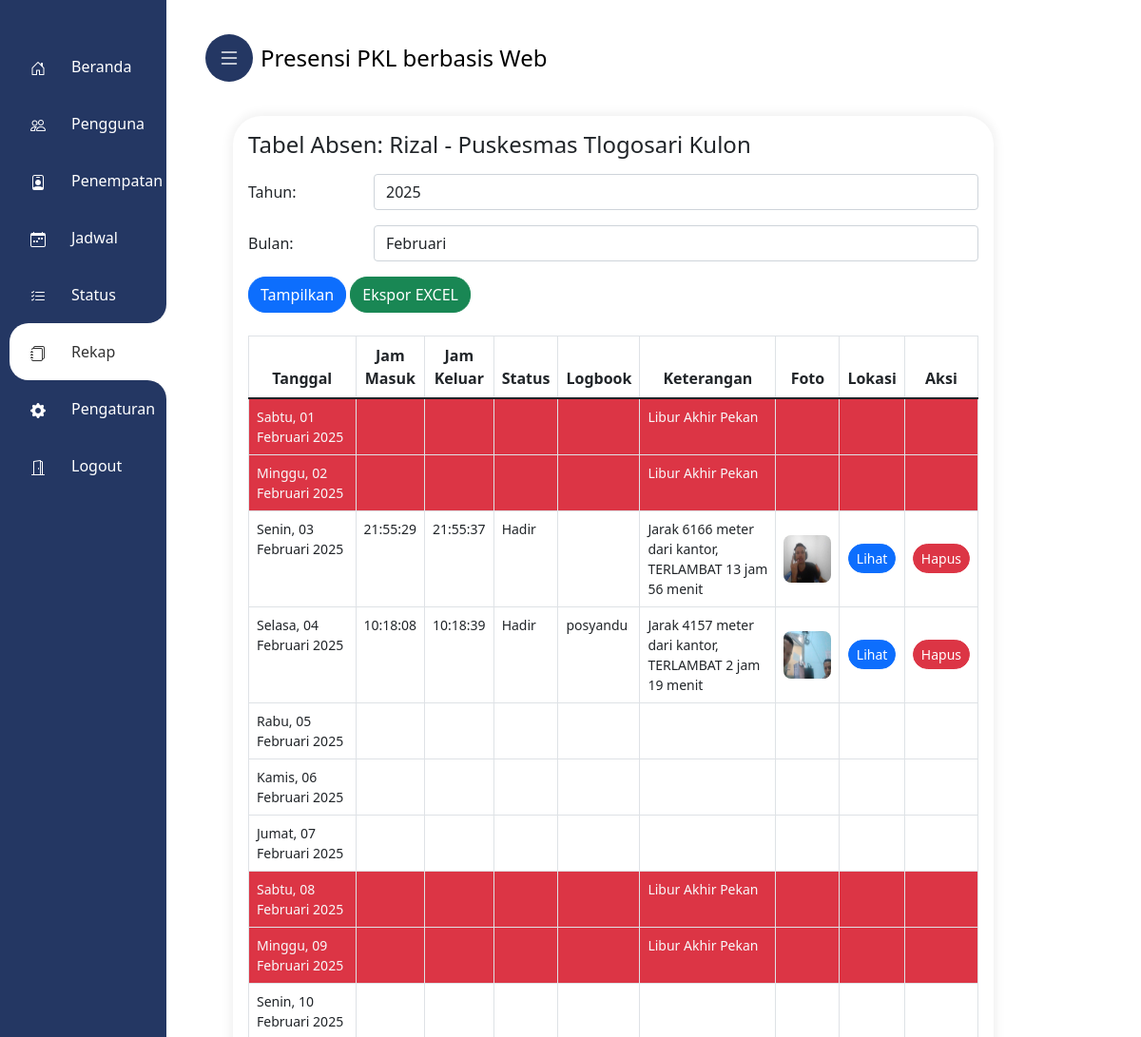
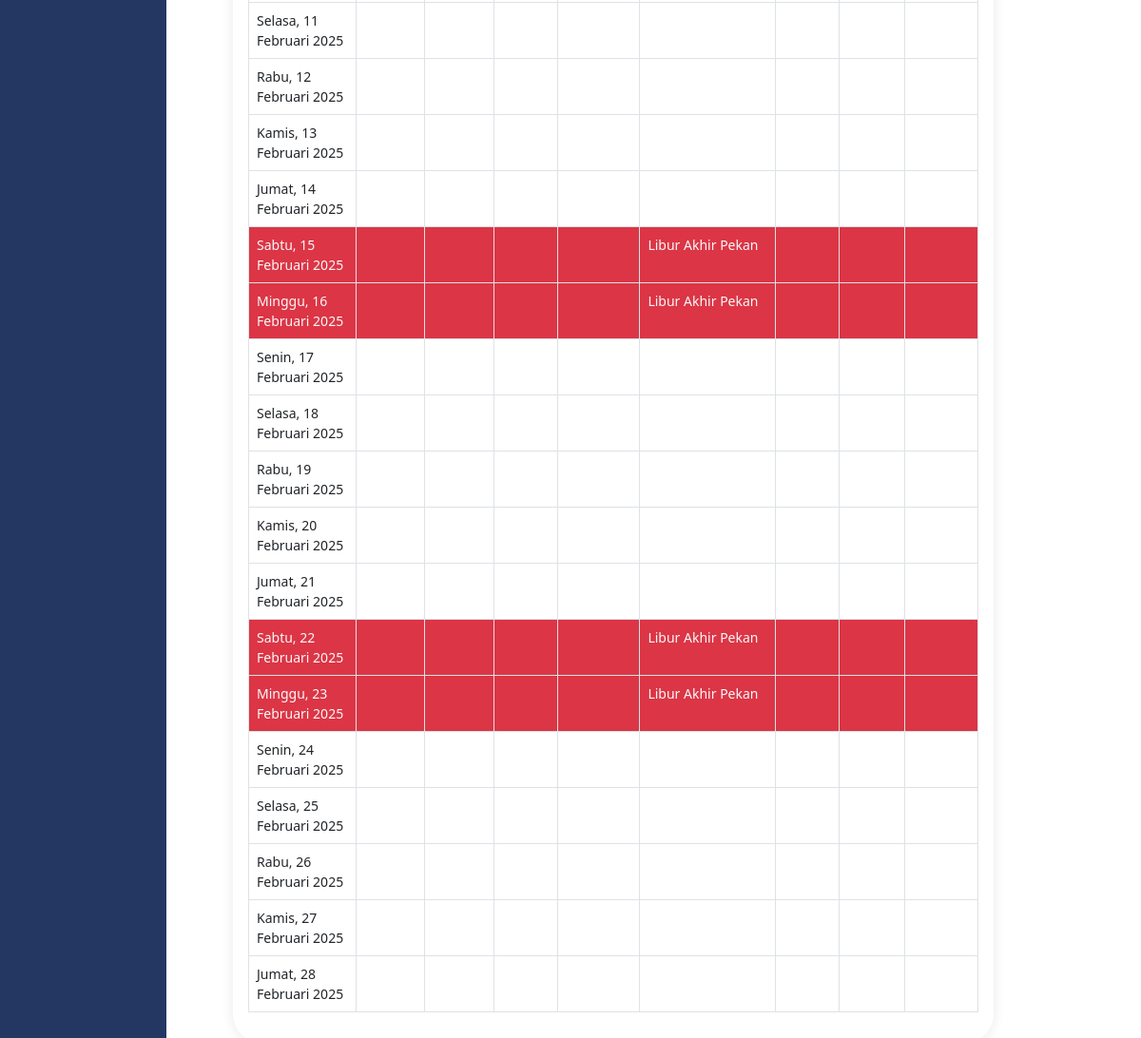
Screenshot of /admin/hasil_rekap?nim=A11.2021.13881 (signed in) with the database file from the repository (2 pictures, top to bottom).
### tables this page shows
CREATE TABLE `pengguna` (
  `id` int(11) NOT NULL,
  `nim` varchar(250) NOT NULL,
  `nama` varchar(30) NOT NULL,
  `universitas` varchar(250) NOT NULL,
  `password` varchar(255) NOT NULL,
  `penempatan_id` int(11) NOT NULL,
  `foto_profil` varchar(225) DEFAULT NULL
);

CREATE TABLE `penempatan` (
  `penempatan_id` int(11) NOT NULL,
  `penempatan_nama` varchar(50) NOT NULL,
  `alamat` varchar(255) NOT NULL,
  `latitude` varchar(30) NOT NULL,
  `longitude` varchar(30) NOT NULL,
  `link` varchar(255) NOT NULL
);

CREATE TABLE `absen` (
  `id_absen` int(11) NOT NULL,
  `nim` varchar(250) NOT NULL,
  `id_status` int(11) DEFAULT NULL,
  `id_jadwal` int(11) DEFAULT NULL,
  `tanggal_absen` date DEFAULT NULL,
  `jam_masuk` time DEFAULT NULL,
  `tgl_keluar` date DEFAULT NULL,
  `jam_keluar` time DEFAULT NULL,
  `keterangan` varchar(55) DEFAULT NULL,
  `logbook` varchar(255) DEFAULT NULL,
  `foto_absen` varchar(255) DEFAULT NULL,
  `latlong` varchar(30) DEFAULT NULL
);

CREATE TABLE `status_absen` (
  `id_status` int(11) NOT NULL,
  `nama_status` varchar(11) NOT NULL
);

### admin/hasil_rekap.php (the view, shortened to what this page needs)
<?php
include_once 'main-admin.php';
$userid = '';
if (isset($_GET['nim'])) {
    $userid = $_GET['nim'];
}
$stmt = $conn->prepare("SELECT pengguna.nama, penempatan.penempatan_nama FROM pengguna INNER JOIN penempatan ON pengguna.penempatan_id = penempatan.penempatan_id WHERE nim = :userid");
$stmt->bindParam(':userid', $userid);
$stmt->execute();
$row = $stmt->fetch(PDO::FETCH_ASSOC);
if ($row) {
    $nama_pengguna = $row["nama"];
    $nama_penempatan = $row["penempatan_nama"];
} else {
    $nama_pengguna = 0;
    $nama_penempatan = 0;
}
?>
<!DOCTYPE html>
<html>
<head>
    <link rel="stylesheet" href="https://cdn.jsdelivr.net/npm/leaflet@1.7.1/dist/leaflet.css" />
</head>
<body>
    <div class="kolomkanan">
        <div class="mx-auto">
            <div class="card p-3" style="margin-bottom:50px">
                <?php
                $tahun = isset($_GET['tahun']) ? $_GET['tahun'] : date('Y');
                $bulan = isset($_GET['bulan']) ? $_GET['bulan'] : date('m');
                ?>
                <h4 class="mb-3">Tabel Absen:
                    <?php echo $nama_pengguna ?> -
                    <?php echo $nama_penempatan ?>
                </h4>
                <form method="get" action="">
                    <div class="form-group row mb-3">
                        <label for="tahun" class="col-sm-2 col-form-label">Tahun:</label>
                        <div class="col-sm-10">
                            <input type="text" class="form-control" id="tahun" name="tahun"
                                value="<?php echo $tahun; ?>">
                        </div>
                    </div>
                    <div class="form-group row mb-3">
                        <label for="bulan" class="col-sm-2 col-form-label">Bulan:</label>
                        <div class="col-sm-10">
                            <select class="form-control" id="bulan" name="bulan">
                                <?php
                                $nama_bulan = array('Januari', 'Februari', 'Maret', 'April', 'Mei', 'Juni', 'Juli', 'Agustus', 'September', 'Oktober', 'November', 'Desember');
                                for ($i = 1; $i <= 12; $i++) {
                                    $selected = ($i == $bulan) ? 'selected' : '';
                                    echo '<option value="' . sprintf("%02d", $i) . '" ' . $selected . '>' . $nama_bulan[$i - 1] . '</option>';
                                }
                                ?>
                            </select>
                        </div>
                    </div>
                    <button type="submit" class="btn btn-primary">Tampilkan</button>
                    <a class="btn btn-success"
                        href="ekspor_rekap?nim=<?php echo $userid; ?>&tahun=<?php echo $tahun; ?>&bulan=<?php echo $bulan; ?>">Ekspor
                        EXCEL</a>
                </form>
                <br>
                <div class="table-responsive">
                    <table class="table table-bordered">
                        <thead>
                            <tr style="text-align:center">
                                <th width="150">Tanggal</th>
                                <th>Jam Masuk</th>
                                <th>Jam Keluar</th>
                                <th>Status</th>
                                <th>Logbook</th>
                                <th width="180">Keterangan</th>
                                <th width="50">Foto</th>
                                <th>Lokasi</th>
                                <th>Aksi</th>
                            </tr>
                        </thead>
                        <tbody>
                            <?php
                            $jumlah_hari = cal_days_in_month(CAL_GREGORIAN, $bulan, $tahun);
                            $nama_hari_arr = array('Minggu', 'Senin', 'Selasa', 'Rabu', 'Kamis', 'Jumat', 'Sabtu', 'Minggu');
                            $nama_bulan_arr = array(
                                'Januari',
                                'Februari',
                                'Maret',
                                'April',
                                'Mei',
                                'Juni',
                                'Juli',
                                'Agustus',
                                'September',
                                'Oktober',
                                'November',
                                'Desember'
                            );
                            for ($i = 1; $i <= $jumlah_hari; $i++) {
                                $nama_hari = $nama_hari_arr[date('N', strtotime($tahun . '-' . $bulan . '-' . $i))];
                                $nama_bulan = $nama_bulan_arr[intval($bulan) - 1];
                                $bg_color = ($nama_hari == 'Sabtu' || $nama_hari == 'Minggu') ? 'text-light bg-danger' : '';
                                echo '<tr class="' . $bg_color . '">';
                                echo '<td>' . $nama_hari . ', ' . str_pad($i, 2, '0', STR_PAD_LEFT) . ' ' . $nama_bulan . ' ' . $tahun . '</td>';
                                $query = "SELECT absen.id_absen, absen.nim, absen.id_status, status_absen.nama_status, absen.tanggal_absen, absen.jam_masuk, absen.jam_keluar, absen.keterangan, absen.logbook, absen.foto_absen, absen.latlong
          FROM absen
          JOIN status_absen ON absen.id_status = status_absen.id_status
          WHERE nim = :userid AND tanggal_absen = :tanggal
          ORDER BY absen.id_absen DESC";
                                $tanggal_absen = $tahun . '-' . $bulan . '-' . str_pad($i, 2, '0', STR_PAD_LEFT);
                                $stmt = $conn->prepare($query);
                                $stmt->bindParam(':userid', $userid);
                                $stmt->bindParam(':tanggal', $tanggal_absen);
                                $stmt->execute();
                                if ($stmt->rowCount() > 0) {
                                    $data_absen = $stmt->fetch(PDO::FETCH_ASSOC);
                                    $id = $data_absen['id_absen'];
                                    $nim = $data_absen['nim'];
                                    $jam_masuk = $data_absen['jam_masuk'];
                                    $jam_keluar = $data_absen['jam_keluar'];
                                    $status = $data_absen['nama_status'];
                                    $logbook = $data_absen['logbook'];
                                    $keterangan = $data_absen['keterangan'];
                                    $fotoAbsen = $data_absen['foto_absen'];
                                    $latlong = $data_absen['latlong'];
                                    $tombolHapus = "<button type='button' onclick='return confirmDelete(`$nim`,`$id`)' class='btn btn-danger btn-sm'>Hapus</button>";
                                } else {
                                    $jam_masuk = '';
                                    $jam_keluar = '';
                                    $status = '';
                                    $logbook = '';
                                    $keterangan = '-';
                                    $fotoAbsen = '';
                                    $latlong = '';
                                    $tombolHapus = '';
                                    if ($nama_hari == 'Sabtu' || $nama_hari == 'Minggu') {
                                        $keterangan = 'Libur Akhir Pekan';
                                    } else {
                                        $keterangan = '';
                                    }
                                }
                                echo '<td>' . $jam_masuk . '</td>';
                                echo '<td>' . $jam_keluar . '</td>';
                                echo '<td>' . $status . '</td>';
                                echo '<td>' . $logbook . '</td>';
                                echo '<td>' . $keterangan . '</td>';
                                if (!empty($fotoAbsen)) {
                                    echo '<td class="text-center">';
                                    echo '<img class="ftabsen" src="../hasil_absen/' . $fotoAbsen . '" alt="Foto Absen" id="' . $i . '" width="50px" height="50px" onclick="showFoto(\'' . $fotoAbsen . '\')">';
                                    echo '</td>';
                                } else {
                                    echo '<td></td>';
                                }
                                if (!empty($latlong)) {
                                    echo '<td class="text-center"><button type="button" class="tmlokasi btn btn-primary btn-sm" onclick="showModalMap(\'' . $latlong . '\')">Lihat</button></td>';
                                } else {
                                    echo '<td></td>';
                                }
                                echo '<td class="text-center">' . $tombolHapus . '</td>';
                                echo '</tr>';
                            }
                            ?>
                        </tbody>
                    </table>
                </div>
            </div>
        </div>
    </div>
</body>
</html>

### admin/style.css (style rules this page uses)
a,a:hover,a:focus { color: inherit;text-decoration: none;transition: all 0.3s; }
.card { box-shadow: 0px 0px 10px 4px rgba(0, 0, 0, 0.05);border:none;border-radius: 30px; }
@media only screen and (min-width: 576px) { .mx-auto { margin-top:20px } }
@media only screen and (min-width: 576px) { .kolomkanan { margin-left: 110px !important;margin-right: 20px !important; } }

### admin/main-admin.php (style rules this page uses)
.btn { border-radius:18px !important; }
.card, .modal-content { border:0;border-radius: 30px !important; }

### admin/hasil_rekap.php (style rules this page uses)
.mx-auto { max-width: 800px }
.card { margin-top: 10px; }
.table>tbody { font-size: 14px }
td.text-center { vertical-align: middle; }
.ftabsen, .swal2-image { border-radius: 8px }

### rows the page displays
pengguna: nama "Rizal", penempatan.penempatan_nama "Puskesmas Tlogosari Kulon"
absen: nama_hari "Senin", i "03", nama_bulan "Februari", jam_masuk "21:55:29", jam_keluar "21:55:37", id_status.nama_status "Hadir", keterangan "Jarak 6166 meter dari kantor, TERLAMBAT 13 jam 56 menit", foto_absen (picture)
absen: nama_hari "Selasa", i "04", nama_bulan "Februari", jam_masuk "10:18:08", jam_keluar "10:18:39", id_status.nama_status "Hadir", logbook "posyandu", keterangan "Jarak 4157 meter dari kantor, TERLAMBAT 2 jam 19 menit", foto_absen (picture)

### other values shown
$nama_hari "Sabtu"
str_pad($i, 2, '0', STR_PAD_LEFT) "01"
$nama_bulan "Februari"
$keterangan "Libur Akhir Pekan"
$nama_hari "Minggu"
str_pad($i, 2, '0', STR_PAD_LEFT) "02"
$nama_hari "Rabu"
str_pad($i, 2, '0', STR_PAD_LEFT) "05"
$nama_hari "Kamis"
str_pad($i, 2, '0', STR_PAD_LEFT) "06"
$nama_hari "Jumat"
str_pad($i, 2, '0', STR_PAD_LEFT) "07"
str_pad($i, 2, '0', STR_PAD_LEFT) "08"
str_pad($i, 2, '0', STR_PAD_LEFT) "09"
$nama_hari "Senin"
